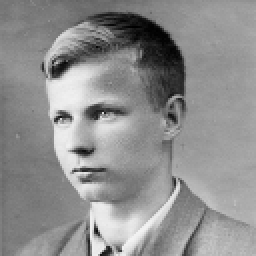
#> input picture images/karatsuba128.jpg, 128 x 128 px (shown 2 times larger)
$ python conv2d.py --path ../../images/karatsuba128.jpg
#> lines starting #> are read from the running program, lines starting #| are printed output that depends on the picture
### naive_convolve.py
# https://gist.github.com/better-data-science/1bed20956e4ba510c4170123a784e8b5#file-conv_from_scratch-py
import numpy as np

def naive_convolve(data: np.array, kernel: np.array) -> np.array:
    # To simplify things
    k = kernel.shape[0]
    new_shape = (data.shape[0] - 2, data.shape[1] - 2)
    # 2D array of zeros
    output = np.zeros(shape=new_shape, dtype=int)

    # Iterate over the rows
    for i in range(data.shape[0] - k + 1):
        # Iterate over the columns
        for j in range(data.shape[1] - k + 1):
            # img[i, j] = individual pixel value
            # Get the current matrix
            tmp = data[i:i + k, j:j + k]
            # Apply the convolution - element-wise multiplication and summation of the result
            # Store the result to i-th row and j-th column of our convolved_img array
            # 9 multiplications, 8 aditions per output
            output[i, j] = np.sum(np.multiply(tmp, kernel))
    return output

### notebooks/fast_convolution.py
import math
import itertools

import numpy as np
import sympy as sy


# [44 lines of commented-out code are left out]


# [166 lines left out: functions c3x3_5m20a9e_old, c3x3_6m10a0e, recursive_log2, log2_lst, log2_matrix, wrap_convolution, not called in this run]

def to_filter(c, bg, a):
    return a.T * bg * c.T


def wrap_convolution2d(c1, c2, bg, a1, a2):
    def convolution(f):
        tr = c1.T * sy.Matrix(f) * c2
        m = sy.HadamardProduct(tr, bg, evaluate=True)
        inv = a1.T * m * a2
        return inv
    return convolution


def toom_cook(d_size, g_size, points):
    x = sy.symbols("x")
    di = sy.Matrix(sy.symbols(" ".join(f"d_{i}"for i in range(d_size))))
    gi = sy.Matrix(sy.symbols(" ".join(f"g_{i}"for i in range(g_size))))
    dx = sum([i*x**e for e, i in enumerate(di)])
    gx = sum([i*x**e for e, i in enumerate(gi)])
    sx = gx*dx
    xi = [x**i for i in range(1, sy.degree(sx.expand(), x) + 1)]
    s_degree = d_size + g_size - 1
    bi = [sy.nsimplify(p) for p in points]
    assert s_degree == len(bi), print(
        f"b_degree: {d_size} != len(bi): {len(bi)}"
    )
    di = sy.Matrix(sy.symbols(" ".join(f"d_{i}"for i in range(d_size))))
    gi = sy.Matrix(sy.symbols(" ".join(f"g_{i}"for i in range(g_size))))
    _a_mtx = [[(b**e) for e, d in enumerate(di)] for b in bi if b != sy.oo]
    _b_mtx = [[(b**e) for e, d in enumerate(gi)] for b in bi if b != sy.oo]
    bi_inf = [x for x in bi if x != sy.oo]
    _cq = [
        1/sy.expand(np.prod([(b0 - b) for b in i]))
        for b0, i in
        zip(bi_inf, itertools.combinations(reversed(bi_inf), len(bi_inf)-1))
    ]
    if sy.oo in bi:
        _a_inf = [[0] * (len(di) - 1) + [1]]
        a_mtx = sy.Matrix(_a_mtx + _a_inf)
        _b_inf = [[0] * (len(gi) - 1) + [1]]
        b_mtx = sy.Matrix(_b_mtx + _b_inf)
        cq = _cq + [1]
    else:
        a_mtx = sy.Matrix(_a_mtx)
        b_mtx = sy.Matrix(_b_mtx)
        cq = _cq

    # bg_mtx = sy.diag(*(sy.diag(*cq) * b_mtx * gi).tolist())
    # bg_mtx = g2bg(cq, b_mtx)
    cd = [
        sy.expand(np.prod([(x - b) for b in i if b != sy.oo]))
        for i in itertools.combinations(reversed(bi), len(bi)-1)
    ]
    c0 = sy.Matrix([s.subs({x: 0}) for s in cd])
    c1 = sy.Matrix([[d.coeff(c, 1) for c in xi] for d in cd])
    c_mtx = sy.Matrix(c0.T.tolist() + c1.T.tolist())
    return c_mtx, cq, b_mtx, a_mtx


def g2bg(cq, b, g):
    return sy.diag(*(sy.diag(*cq) * b * sy.Matrix(g)).tolist())


def g2bg2d(cq1, b1, cq2, b2, g):
    bg = (sy.diag(*cq2) * b2) * sy.Matrix(g) * (sy.diag(*cq1) * b1).T
    return bg


# [5 lines left out: function toom_cook_conv_1d, not called in this run]


def toom_cook_conv_2d(d_size, g_size, points, g):
    c1, cq1, b1, a1 = toom_cook(d_size, g_size, points)
    c2, cq2, b2, a2 = toom_cook(d_size, g_size, points)
    bg = g2bg2d(cq1, b1, cq2, b2, g)
    f = wrap_convolution2d(c1, c2, bg, a1, a2)
    return f


# [15 lines left out: function filter1d_slide2d, not called in this run]


def filter1d_slide2d_count(shape, size):
    count = len(list(range(shape[0]))) * len(range(0, shape[1], size))
    return count


def filter2d_slide2d(filt, in_arr, out_shape, in_size=5, out_size=3):
    out_arr = np.zeros(out_shape, dtype=int)
    for r in range(0, out_shape[0], out_size):
        for c in range(0, out_shape[1], out_size):
            f = in_arr[r:r+in_size, c:c+in_size]
            if len(f) == in_size:
                out = filt(f)
                out_arr[r:r+out_size, c:c+out_size] = out
            else:
                row = f.shape[0]
                col = f.shape[1]
                new = np.zeros((in_size, in_size), dtype=int)
                new[:row, :col] = f
                out = filt(new)
                out_arr[r:r+row, c:c+col] = out[:row, :col]
    return out_arr


def filter2d_slide2d_count(shape, size):
    count = len(list(range(0, shape[0], size))) * len(range(0, shape[1], size))
    return count


# [11 lines left out: function c3x3_5m20a9e, not called in this run]

### src/fast_convolution/conv2d.py
import argparse

import numpy as np
# import sympy as sy
from PIL import Image
from scipy import signal
# from matplotlib import pyplot as plt

from notebooks.naive_convolve import naive_convolve
from notebooks.fast_convolution import (
    toom_cook_conv_2d, filter2d_slide2d, filter2d_slide2d_count
)


parser = argparse.ArgumentParser(
    description='2D Toom-Cook convolution in image with one channel',
    # epilog='Text at the bottom of help'
)

parser.add_argument('-p', '--path', required=True)
args = parser.parse_args()

image = Image.open(args.path).convert('L')
#> image is the input picture: PIL image 128x128 L; min 0, max 245, mean 142.5

feature = np.array(image)
weight = np.array([
    [0, 1, 0],
    [1, -4, 1],
    [0, 1, 0],
])

wr = weight[::-1, ::-1]
output = signal.convolve2d(feature, wr, mode='valid')
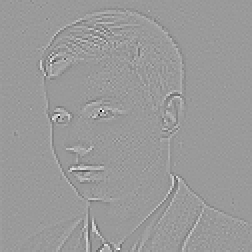
#> output: shape (126, 126) int64 (shown 2 times larger); min -576, max 377, mean 0; drawn with min black and max white
output_naive = naive_convolve(feature, weight)

print(f"Output default and naive are equals: {np.all(output == output_naive)}")
#| Output default and naive are equals: True


points = [0, -1, 1, -2, np.inf]
fast_conv = toom_cook_conv_2d(3, 3, points, weight)
output_fast = filter2d_slide2d(fast_conv, feature, output.shape)

print(f"Output default and fast are equals: {np.all(output == output_fast)}")
#| Output default and fast are equals: True

size = output.size
#> size = 15876

print("Naive totals:")
print(f"Multiplications: {size * 9}")
#| Multiplications: 142884
print(f"Additions: {size * 8}")
#| Additions: 127008


print("Fast totals:")

fast_count = filter2d_slide2d_count(output.shape, weight.shape[0])
#> fast_count = 1764
mult = fast_count * len(points)**2
#> mult = 44100
print(f"Multiplications: {mult}")
#| Multiplications: 44100

# [6 lines of commented-out code are left out]

$ run again, on images/winograd128.jpg
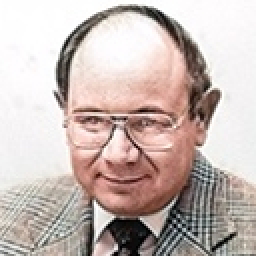
#> input picture images/winograd128.jpg, 128 x 128 px (shown 2 times larger)
#> `image = Image.open(args.path).convert('L')`:
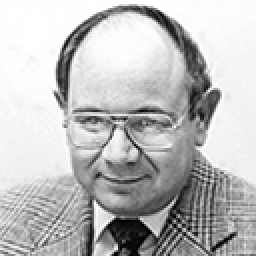
#> image: PIL image 128x128 L (shown 2 times larger); min 0, max 255, mean 188.2
#> `output = signal.convolve2d(feature, wr, mode='valid')`:
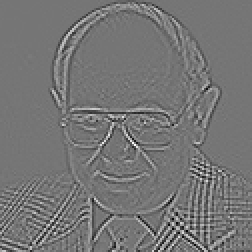
#> output: shape (126, 126) int64 (shown 2 times larger); min -350, max 408, mean 0; drawn with min black and max white
#| Output default and naive are equals: True
#| Output default and fast are equals: True
#| Multiplications: 142884
#| Additions: 127008
#| Multiplications: 44100
